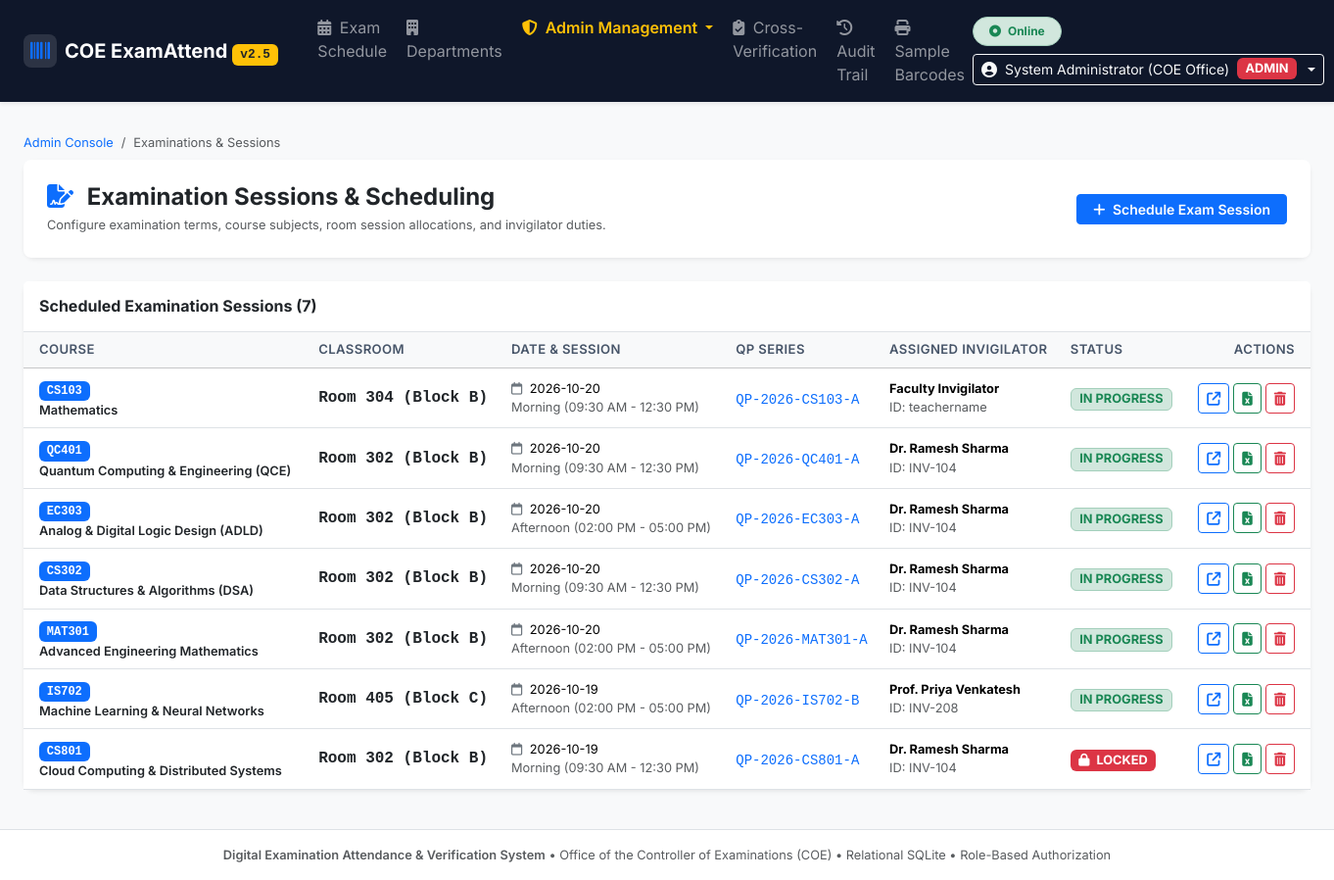
The page /admin/exams (signed in) on the database as committed earlier.
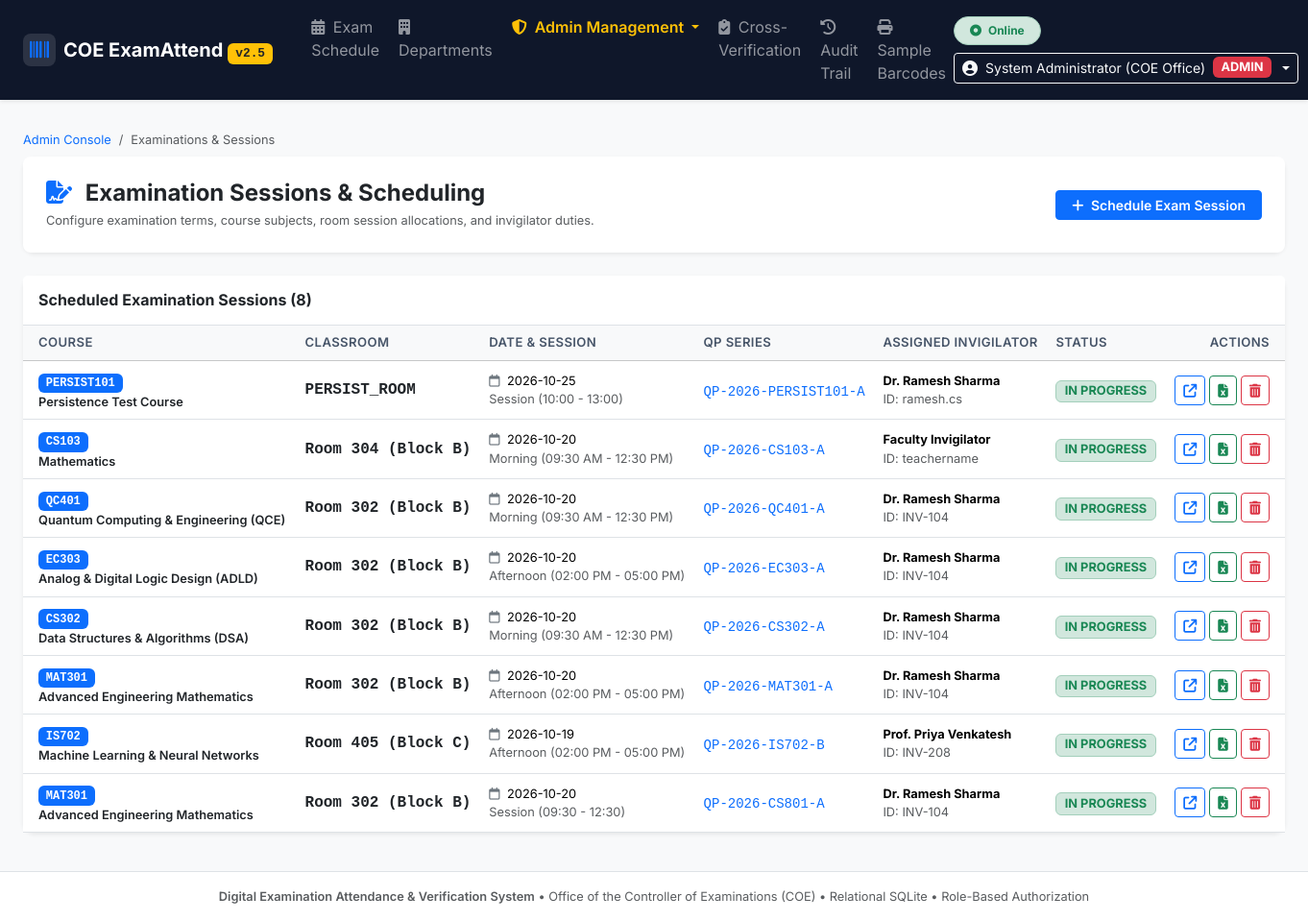
The same page on the database as committed later.
### tables this page shows
CREATE TABLE exam_sessions (
        id INTEGER PRIMARY KEY AUTOINCREMENT,
        course_code TEXT NOT NULL,
        course_name TEXT NOT NULL,
        exam_date TEXT NOT NULL,
        exam_session TEXT NOT NULL,
        room_number TEXT NOT NULL,
        qp_code TEXT NOT NULL,
        invigilator_name TEXT NOT NULL,
        invigilator_id TEXT NOT NULL,
        status TEXT DEFAULT 'IN_PROGRESS', -- 'IN_PROGRESS', 'LOCKED'
        locked_at TEXT,
        locked_by TEXT,
        created_at TEXT DEFAULT CURRENT_TIMESTAMP
    , exam_id INTEGER, subject_id INTEGER, department_id INTEGER, classroom_id INTEGER, invigilator_user_id INTEGER, submitted_at TEXT, start_time TEXT DEFAULT '09:30', end_time TEXT DEFAULT '12:30');

### app.py (the view)
@app.route('/admin/exams')
@admin_required
def admin_exams_list():
    conn = get_db()
    cursor = conn.cursor()
    cursor.execute('''
        SELECT s.*, d.code as dept_code
        FROM exam_sessions s
        LEFT JOIN departments d ON s.department_id = d.id
        ORDER BY s.id DESC
    ''')
    sessions = [dict(row) for row in cursor.fetchall()]
    cursor.execute('SELECT id, code, name FROM departments ORDER BY code ASC')
    departments = [dict(row) for row in cursor.fetchall()]
    cursor.execute('SELECT id, room_number FROM classrooms ORDER BY room_number ASC')
    classrooms = [dict(row) for row in cursor.fetchall()]
    cursor.execute("SELECT id, full_name, username FROM users WHERE role = 'TEACHER' AND is_active = 1")
    teachers = [dict(row) for row in cursor.fetchall()]
    conn.close()
    today_str = get_ist_now().strftime("%Y-%m-%d")
    return render_template(
        'admin/admin_exams.html',
        sessions=sessions,
        departments=departments,
        classrooms=classrooms,
        teachers=teachers,
        today_str=today_str
    )

### app.py (called while the page is built)
def get_ist_now():
    return datetime.now(IST).replace(tzinfo=None)

@app.context_processor
def inject_globals():
    return {
        'get_ist_now': get_ist_now
    }

def admin_required(f):
    @wraps(f)
    def decorated_function(*args, **kwargs):
        if not session.get('user_id'):
            if request.path.startswith('/api/'):
                return jsonify({'success': False, 'message': 'Authentication required.'}), 401
            return redirect(url_for('login', next=request.path))
        if session.get('role') != 'ADMIN':
            if request.path.startswith('/api/'):
                return jsonify({'success': False, 'message': 'Administrative privileges required.'}), 403
            flash('Access denied: Administrative privileges required.', 'danger')
            return redirect(url_for('departments_view'))
        return f(*args, **kwargs)
    return decorated_function

### templates/admin/admin_exams.html (shortened to what the changed rows need)
{% extends 'base.html' %}
{% block content %}
<div class="container-fluid px-3 px-md-4">
    <div class="card border-0 shadow-sm bg-white mb-4">
        <div class="card-header bg-white py-3 border-bottom">
            <h6 class="fw-bold mb-0 text-dark">Scheduled Examination Sessions ({{ sessions|length }})</h6>
        </div>
        <div class="card-body p-0">
            <div class="table-responsive">
                <table class="table table-hover align-middle mb-0">
                    <thead class="table-light">
                        <tr>
                            <th class="ps-3">Course</th>
                            <th>Classroom</th>
                            <th>Date & Session</th>
                            <th>QP Series</th>
                            <th>Assigned Invigilator</th>
                            <th>Status</th>
                            <th class="text-end pe-3">Actions</th>
                        </tr>
                    </thead>
                    <tbody>
                        {% for s in sessions %}
                        <tr>
                            <td class="ps-3">
                                <span class="badge bg-primary text-white font-monospace">{{ s.course_code }}</span>
                                <div class="fw-semibold text-dark fs-7">{{ s.course_name }}</div>
                            </td>
                            <td class="fw-bold text-dark font-monospace">{{ s.room_number }}</td>
                            <td class="fs-7">
                                <div><i class="fa-regular fa-calendar me-1 text-secondary"></i> {{ s.exam_date }}</div>
                                <div class="text-muted">{{ s.exam_session }}</div>
                            </td>
                            <td><code class="text-primary font-monospace">{{ s.qp_code }}</code></td>
                            <td class="fs-7">
                                <strong>{{ s.invigilator_name }}</strong><br>
                                <span class="text-muted">ID: {{ s.invigilator_id }}</span>
                            </td>
                            <td>
                                {% if s.status == 'LOCKED' %}
                                    <span class="badge bg-danger text-white fs-7"><i class="fa-solid fa-lock me-1"></i> LOCKED</span>
                                {% else %}
                                    <span class="badge bg-success-subtle text-success border border-success-subtle fs-7">IN PROGRESS</span>
                                {% endif %}
                            </td>
                            <td class="text-end pe-3">
                                <div class="d-flex align-items-center justify-content-end gap-1">
                                    <a href="/sessions/{{ s.id }}/roster" class="btn btn-outline-primary btn-sm" title="Open Roster">
                                        <i class="fa-solid fa-arrow-up-right-from-square"></i>
                                    </a>
                                    <a href="/download_report/{{ s.id }}" class="btn btn-outline-success btn-sm" title="Download Excel">
                                        <i class="fa-solid fa-file-excel"></i>
                                    </a>
                                    <button type="button" class="btn btn-outline-danger btn-sm" title="Remove / Clear Scheduled Exam" onclick="confirmDeleteExam({{ s.id }}, '{{ s.course_code }}', '{{ s.room_number }}')">
                                        <i class="fa-solid fa-trash-can"></i>
                                    </button>
                                </div>
                            </td>
                        </tr>
                        {% endfor %}
                    </tbody>
                </table>
            </div>
        </div>
    </div>
</div>
{% endblock %}

Rows that differ between the two databases and show on the page:
added exam_sessions: course_code "PERSIST101", course_name "Persistence Test Course", room_number "PERSIST_ROOM", exam_date "2026-10-25", exam_session "Session (10:00 - 13:00)", qp_code "QP-2026-PERSIST101-A", invigilator_name "Dr. Ramesh Sharma", invigilator_id "ramesh.cs", status "IN PROGRESS"
changed exam_sessions: course_code "CS801" → "MAT301"; course_name "Cloud Computing & Distributed Systems" → "Advanced Engineering Mathematics"; exam_date "2026-10-19" → "2026-10-20"; exam_session "Morning (09:30 AM - 12:30 PM)" → "Session (09:30 - 12:30)"; status "LOCKED" → "IN PROGRESS"
Other text that changed with them:
{{ sessions|length }}: "7" → "8"
